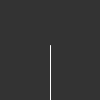
Frame 1 (no input)
Frame 60 (the mouse pressed at the canvas centre just before this capture): identical to frame 1, image omitted
Frame 120 (the mouse held since frame 60 and released just before this capture): identical to frame 1, image omitted

The Processing sketch that drew this single still picture (run headless with seeded random() and noise(); from frame 60 on, the mouse is pressed at the canvas centre):

// Processing sketch: BubbleSortVisualisation
// ── BubbleSortVisualisation.pde
float[] values;

int i = 0;
int j = 0;

void setup() {
  size(100, 100);
  values = new float[width];
  for (int m = 0; m < values.length; m++) {
    values[i] = random(height);
  }
  // values = sort(values);
  // for (int i = 0; i < values.length; i++) {
  //   for (int j = 0; j < values.length - i - 1; j++) {
  //   }
  // }
}

void draw() {
  for (int i = 0; i < 50; i++) {
    background(51);

    float a = values[j];
    float b = values[j + 1];
    if (a > b) {
      swap(values, j, j+1);
    }
    if (i < values.length) {
      j = j + 1;
      if (j >= values.length - i - 1) {
        j = 0;
        i = i + 1;
      }
    } else {
      println("finished");
      noLoop();
    }

    for (int k = 0; k < values.length; k++) {
      stroke(255);
      line(k, height, k, height - values[k]);
    }
  }
}

void swap(float[] arr, int i, int j) {
  float temp = arr[i];
  arr[i] = arr[j];
  arr[j] = temp;
}
